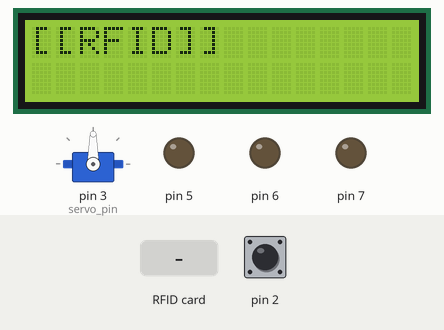
A sketch run on a simulated Arduino Uno, built with avr-gcc and run on an emulated ATmega328P. On the bench: servo, 16×2 character LCD, output pins drawn as LEDs (lit = HIGH). The inputs (shaded band) are chosen by the test bench; at power-on: pin 2 HIGH. Pins used as bus, display or sensor lines are not drawn.

Above: at 1.3 s.
1.4 s: RFID card 5E 7A 19 C4 held to the reader
At 1.75 s:
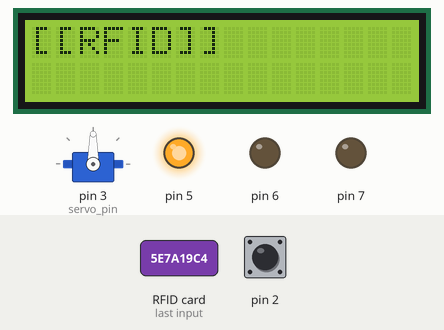
At 2.6 s:
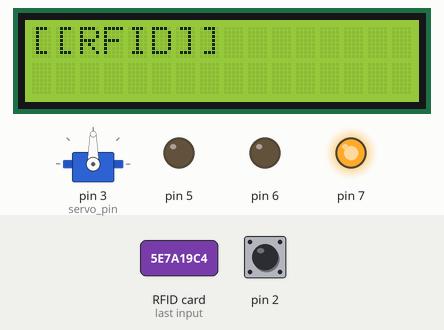
Timing chart, 0 to 4.4 s (numbered marks = the images above; inputs shaded):
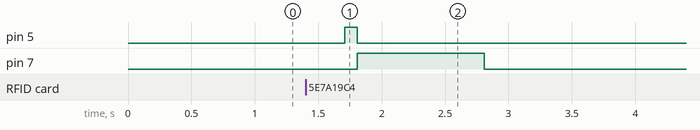

Measured:
- after the input at 1.4 s, pin 5: LOW → HIGH after 0.31 s, → LOW 0.10 s later; pin 7: LOW → HIGH after 0.41 s, → LOW 1.0 s later

The sketch:

ex41_door_lock_with_RFID.ino
```cpp
#include <SPI.h>
#include <MFRC522.h>
#include <LED.h>
#include <Servo.h>
#include <MiniCom.h>
#include <BUTTON.h> // ID를 고정해두면 좋지 않기 때문에 버튼을 클릭하면 카드 등록할 수 있도록 함

#define RST_PIN 9
#define SS_PIN 10

//mfrc ======================
MFRC522 mfrc(SS_PIN, RST_PIN); // mfrc 객체 생성
byte myID[4] = {-1, -1, -1, -1};

//Buzzer & LED ==============
LED buzzer(5); // buzzer
LED ledG(6); //green light
LED ledR(7); //red light

//Servo moter ===============
Servo servo;
const int servo_pin = 3;

//MiniCom ===================
MiniCom com;
int time_id = -1;

//Button ====================
BUTTON btn(2);

boolean checkID(byte uid[]);
void setup() {
  // put your setup code here, to run once:
  Serial.begin(9600);
  SPI.begin();
  mfrc.PCD_Init();

  servo.attach(servo_pin);

  com.init();
  com.print(0, "[[RFID]]");
}

void loop() {
  com.run();
  // put your main code here, to run repeatedly:
  if (!mfrc.PICC_IsNewCardPresent() || !mfrc.PICC_ReadCardSerial()) {
    // 태그 접촉이 되지 않거나 ID 가 읽혀지지 않는 경우
    delay(500);
    return;
  }

  // 카드가 읽힌경우 beep()
  beep();

  if (btn.read()) {
    registerID(mfrc.uid.uidByte);
  }
  else {
    // ID가 등록된 것인지 확인
    bool isID = checkID(mfrc.uid.uidByte);

    // 등록된 아이디인 경우 → 문을 열어줌
    if (isID) {
      SimpleTimer &timer = com.getTimer();

      open();
      time_id = timer.setTimeout(3000, close);
    }
    else {
      ledR.on();
      delay(1000);
      ledR.off();
    }
  }
}

void beep() {
  buzzer.on();
  delay(100);
  buzzer.off();
}

boolean checkID(byte uid[]) {
  for (int i = 0; i < 4; i++) {
    if (uid[i] != myID[i]) {
      return false;
    }
  }

  return true;
}

void open() {
  servo.write(90);
  com.print(1, "[Door]is/OPEN/");

  ledG.on();
  delay(1000);
  ledG.off();
}

void close() {
  com.print(1, "[Door]is/CLOSE/");
  servo.write(0);
}

void registerID(byte uid[]) {
  com.print(1, "Regist Success-");
  for (int i = 0; i < 4; i++) {
    myID[i] = uid[i];
  }
}
```
